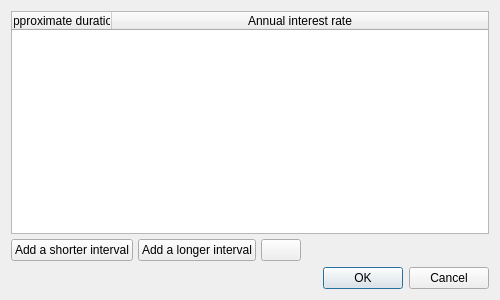
<?xml version="1.0" encoding="UTF-8"?>
<ui version="4.0">
 <class>ParkRateVoteDialog</class>
 <widget class="QDialog" name="ParkRateVoteDialog">
  <property name="geometry">
   <rect>
    <x>0</x>
    <y>0</y>
    <width>500</width>
    <height>300</height>
   </rect>
  </property>
  <property name="windowTitle">
   <string>Dialog</string>
  </property>
  <layout class="QVBoxLayout" name="verticalLayout_2">
   <item>
    <layout class="QVBoxLayout" name="verticalLayout_3">
     <item>
      <layout class="QVBoxLayout" name="verticalLayout">
       <property name="spacing">
        <number>0</number>
       </property>
       <item>
         <widget class="QTabBar" name="currencyTabBar" native="true">
         </widget>
       </item>
       <item>
        <layout class="QVBoxLayout" name="verticalLayout_4">
         <property name="spacing">
          <number>5</number>
         </property>
         <item>
          <widget class="QTableWidget" name="table">
           <property name="columnCount">
            <number>2</number>
           </property>
           <attribute name="horizontalHeaderStretchLastSection">
            <bool>true</bool>
           </attribute>
           <attribute name="verticalHeaderVisible">
            <bool>false</bool>
           </attribute>
           <column>
            <property name="text">
             <string>Approximate duration</string>
            </property>
           </column>
           <column>
            <property name="text">
             <string>Annual interest rate</string>
            </property>
           </column>
          </widget>
         </item>
         <item>
          <layout class="QHBoxLayout" name="horizontalLayout">
           <item>
            <widget class="QPushButton" name="addShorter">
             <property name="text">
              <string>Add a shorter interval</string>
             </property>
            </widget>
           </item>
           <item>
            <widget class="QPushButton" name="addLonger">
             <property name="text">
              <string>Add a longer interval</string>
             </property>
            </widget>
           </item>
           <item>
            <widget class="QPushButton" name="remove">
             <property name="text">
              <string/>
             </property>
             <property name="icon">
              <iconset resource="../bitcoin.qrc">
               <normaloff>:/icons/remove</normaloff>:/icons/remove</iconset>
             </property>
            </widget>
           </item>
           <item>
            <spacer name="horizontalSpacer">
             <property name="orientation">
              <enum>Qt::Horizontal</enum>
             </property>
             <property name="sizeHint" stdset="0">
              <size>
               <width>40</width>
               <height>20</height>
              </size>
             </property>
            </spacer>
           </item>
          </layout>
         </item>
        </layout>
       </item>
      </layout>
     </item>
    </layout>
   </item>
   <item>
    <widget class="QDialogButtonBox" name="buttonBox">
     <property name="orientation">
      <enum>Qt::Horizontal</enum>
     </property>
     <property name="standardButtons">
      <set>QDialogButtonBox::Cancel|QDialogButtonBox::Ok</set>
     </property>
    </widget>
   </item>
  </layout>
 </widget>
 <customwidgets>
  <customwidget>
   <class>QTabBar</class>
   <extends>QWidget</extends>
   <header>qtabbar.h</header>
   <container>1</container>
  </customwidget>
 </customwidgets>
 <resources>
  <include location="../bitcoin.qrc"/>
 </resources>
 <connections>
  <connection>
   <sender>buttonBox</sender>
   <signal>accepted()</signal>
   <receiver>ParkRateVoteDialog</receiver>
   <slot>accept()</slot>
   <hints>
    <hint type="sourcelabel">
     <x>248</x>
     <y>254</y>
    </hint>
    <hint type="destinationlabel">
     <x>157</x>
     <y>274</y>
    </hint>
   </hints>
  </connection>
  <connection>
   <sender>buttonBox</sender>
   <signal>rejected()</signal>
   <receiver>ParkRateVoteDialog</receiver>
   <slot>reject()</slot>
   <hints>
    <hint type="sourcelabel">
     <x>316</x>
     <y>260</y>
    </hint>
    <hint type="destinationlabel">
     <x>286</x>
     <y>274</y>
    </hint>
   </hints>
  </connection>
 </connections>
</ui>
